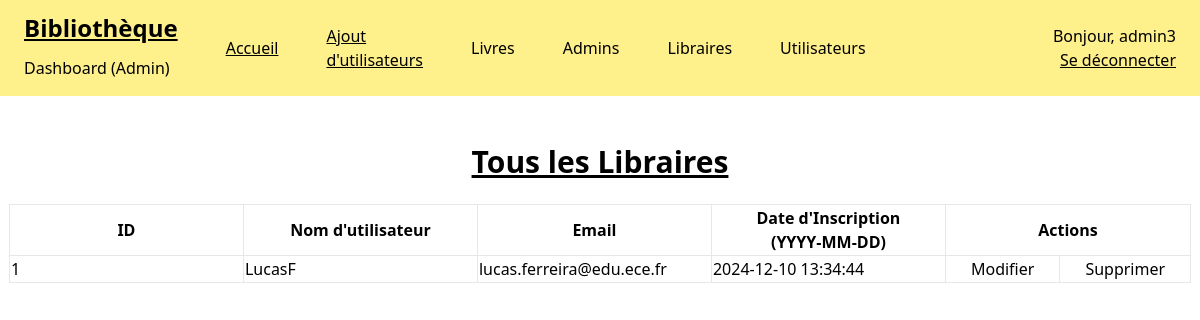
Screenshot of /admin_dashboard/manageLibrarians.php (signed in) with the database file from the repository.
### tables this page shows
CREATE TABLE `librarian` (
  `id_bibliothecaire` int(11) NOT NULL,
  `nom` varchar(100) NOT NULL,
  `prenom` varchar(100) NOT NULL,
  `email` varchar(255) NOT NULL,
  `password` varchar(255) NOT NULL,
  `date_inscription` timestamp NOT NULL DEFAULT current_timestamp(),
  `telephone` varchar(15) DEFAULT NULL,
  `username` varchar(255) DEFAULT NULL
);

### src/admin_dashboard/manageLibrarians.php (the view, shortened to what this page needs)
<?php
require_once "../includes/dbh.inc.php";
$query_librarians = $pdo->query("SELECT * FROM librarian")->fetchAll();
?>
<!doctype html>
<html>
<head>
    <link href="../output.css" rel="stylesheet">
</head>
<body class="overflow-x-auto h-full w-full">
    <div class="flex flex-row bg-yellow-200 h-24 w-full">
        <div class="flex flex-col px-6">
            <h1 class="flex text-2xl py-3 underline font-bold ">Bibliothèque</h1>
            <h4 class="font-normal">Dashboard (Admin)</h4>
        </div>
        <div class="flex flex-row justify-center items-center mx-6">
            <a href="../admin_dashboard.php" class="hover:font-bold underline">Accueil</a>
        </div>
        <div class="flex flex-row justify-center items-center mx-6">
            <a href="../admin_dashboard/manageAllUsers.php" class="hover:font-bold underline">Ajout d'utilisateurs</a>
        </div>
        <div class="flex flex-col justify-center mx-6 items-center">
            <a class="text-black hover:font-semibold hover:underline" href="manageBook.php">Livres</a>
        </div>
        <div class="flex flex-col justify-center mx-6 items-center">
            <a class="text-black hover:font-semibold hover:underline" href="manageAdmins.php">Admins</a>
        </div>
        <div class="flex flex-col justify-center mx-6 items-center">
            <a class="text-black hover:font-semibold hover:underline" href="manageLibrarians.php">Libraires</a>
        </div>
        <div class="flex flex-col justify-center mx-6 items-center">
            <a class="text-black hover:font-semibold hover:underline" href="manageUsers.php">Utilisateurs</a>
        </div>
        <div class="flex justify-end items-center w-full mx-6">
            <div class="flex flex-col">
                <p class="font-thin">Bonjour, <?php echo $_SESSION['admin_username']; ?></p>
                <form class="flex justify-end" action="../includes/logout.inc.php" method="post">
                    <button type="submit" class="hover:font-bold underline">Se déconnecter</button>
                </form>
            </div>
        </div>
    </div>
    <div class="flex flex-col py-6 justify-center items-center">
        <h1 class=" text-3xl underline flex justify-center items-start font-bold p-6"> Tous les Libraires <h1>
                <table class="table-auto">
                    <thead>
                        <th class="border ">ID</th>
                        <th class="border ">Nom d'utilisateur</th>
                        <th class="border ">Email</th>
                        <th class="border ">Date d'Inscription <br>(YYYY-MM-DD)</th>
                        <th colspan="2" class="border ">Actions</th>
                    </thead>
                    <tbody>
                        <?php foreach ($query_librarians as $librarian) : ?>
                            <tr>
                                <form action="../includes/update_librarians.inc.php" method="post">
                                    <td class="border ">
                                        <input type="text" name="id_bibliothecaire" value="<?= $librarian['id_bibliothecaire'] ?>" readonly>
                                    </td>
                                    <td class="border ">
                                        <input type="text" name="username" value="<?= $librarian['username'] ?>" required>
                                    </td>
                                    <td class="border ">
                                        <input type="text" name="email" value="<?= $librarian['email'] ?>" required>
                                    </td>
                                    <td class="border ">
                                        <input type="text" name="date_inscription" value="<?= $librarian['date_inscription'] ?>" readonly>
                                    </td>
                                    <td class="border">
                                        <button class=" px-6 hover:bg-black transition:2s hover:text-white animate-fade" type="submit">Modifier</button>
                                    </td>
                                </form>
                                <td class="border">
                                    <form action="../includes/delete_librarians.inc.php" method="post">
                                        <button class="px-6 hover:bg-red-600 transition:2s hover:text-white animate-fade" type="submit">Supprimer</button>
                                    </form>
                                </td>
                            </tr>
                        <?php endforeach; ?>
                    </tbody>
                </table>
    </div>
</body>
</html>

### rows the page displays
librarian: id_bibliothecaire "1", username "LucasF", email "lucas.ferreira@edu.ece.fr", date_inscription "2024-12-10 13:34:44"

### other values shown
$_SESSION['admin_username'] "admin3"
